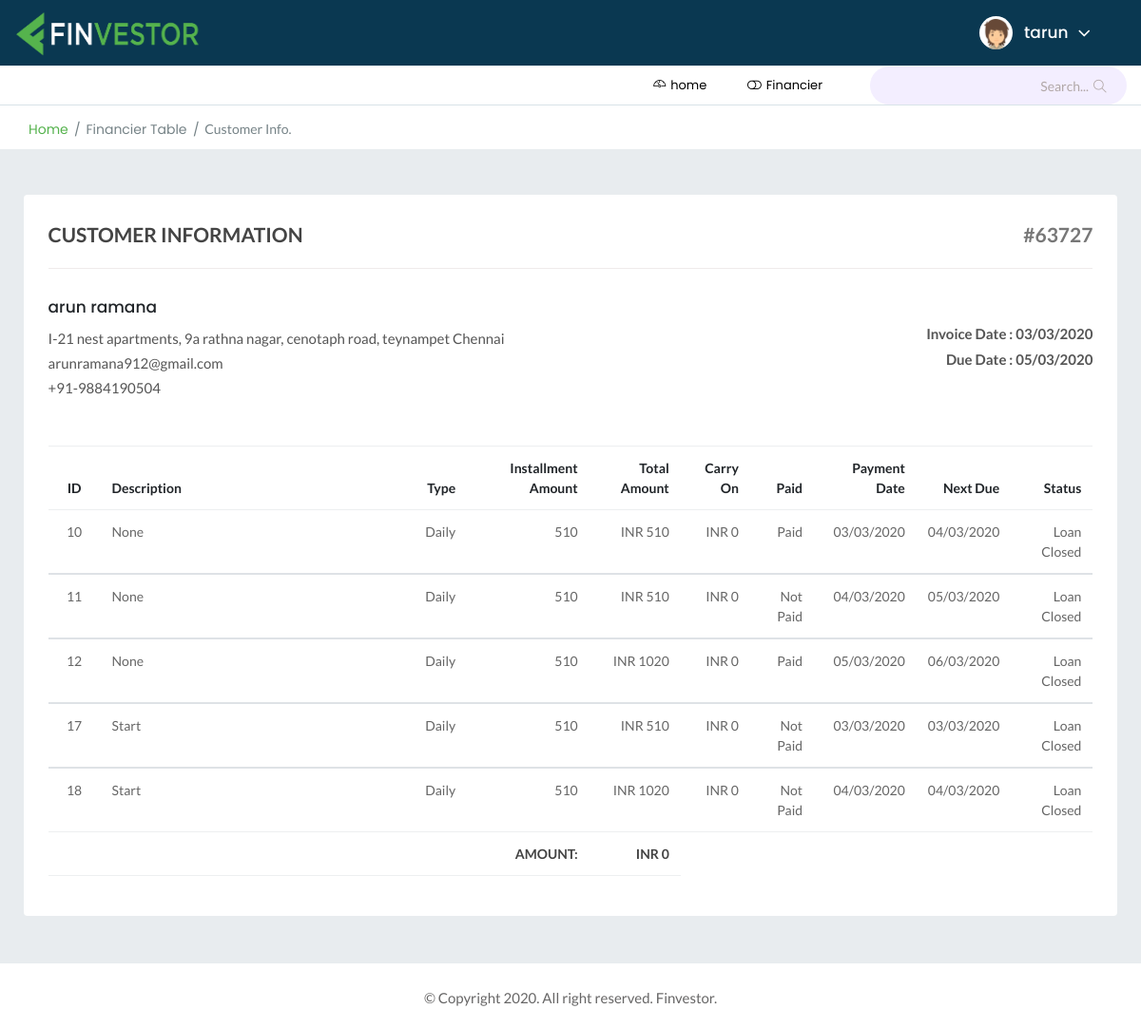
The page /customerinfo.php?cid=63727&lid=2 (signed in) on the database its author committed.
### tables this page shows
CREATE TABLE `customer` (
  `customer_number` int(11) NOT NULL,
  `customer_name` tinytext NOT NULL,
  `phone_number` bigint(12) NOT NULL,
  `email` tinytext NOT NULL,
  `address` text NOT NULL,
  `age` int(11) NOT NULL
);

CREATE TABLE `loan_contract` (
  `loan_id` int(11) NOT NULL,
  `f_id` int(11) NOT NULL,
  `c_id` int(11) NOT NULL,
  `loan_status_code` int(11) NOT NULL,
  `contract_start` date NOT NULL,
  `contract_end` date NOT NULL,
  `interest_rate` double NOT NULL,
  `loan_amount` double NOT NULL,
  `loan_payment_amount` double NOT NULL,
  `amt_per_payment` double NOT NULL,
  `interest_type` char(1) NOT NULL
);

CREATE TABLE `loan_payment` (
  `payment_id` int(11) NOT NULL,
  `loan_id` int(11) NOT NULL,
  `date_payment` date NOT NULL,
  `amount_payment` double NOT NULL,
  `paid` tinyint(1) NOT NULL,
  `carry_on` double NOT NULL,
  `description` text NOT NULL,
  `next_due` date NOT NULL
);

CREATE TABLE `loan_status` (
  `loan_status_code` int(11) NOT NULL,
  `loan_status_description` text NOT NULL
);

### customerinfo.php (the view, shortened to what this page needs)
<?php
  include 'modules.php';
  $db = mysqli_connect("localhost","root","","loan_management");
  $uname = $_SESSION['username'];
  $sql_fin = "SELECT * FROM user WHERE user_name='$uname'";
  $res_fin = mysqli_query($db, $sql_fin) or die( mysqli_error($db));
  $financer = mysqli_fetch_assoc($res_fin);
  $fid = $financer['user_id'];
  $cid = $_GET['cid'];
  $lid = $_GET['lid'];
  $sql_loanc = "SELECT * FROM loan_contract WHERE f_id='$fid' AND c_id='$cid' AND loan_id='$lid'";
  $res_loanc = mysqli_query($db, $sql_loanc) or die( mysqli_error($db));
  $loancontract = mysqli_fetch_assoc($res_loanc);
  $sql_cus = "SELECT * FROM customer WHERE customer_number='$cid'";
  $res_cus = mysqli_query($db, $sql_cus) or die( mysqli_error($db));
  $customer= mysqli_fetch_assoc($res_cus);
  $lid = $loancontract['loan_id'];
  $sql_lnpmt = "SELECT * FROM loan_payment WHERE loan_id='$lid'";
  $res_lnpmt = mysqli_query($db, $sql_lnpmt) or die( mysqli_error($db));
  $lnsts = $loancontract['loan_status_code'];
  $sql_lnsts = "SELECT * FROM loan_status WHERE loan_status_code='$lnsts'";
  $per = $loancontract['amt_per_payment'];
?>
<!doctype html>
<html class="no-js" lang="en">
<head>
    <link rel="stylesheet" href="assets/css/bootstrap.min.css">
    <link rel="stylesheet" href="assets/css/font-awesome.min.css">
    <link rel="stylesheet" href="assets/css/themify-icons.css">
    <link rel="stylesheet" href="assets/css/metisMenu.css">
    <link rel="stylesheet" href="assets/css/owl.carousel.min.css">
    <link rel="stylesheet" href="assets/css/slicknav.min.css">
    <link rel="stylesheet" href="https://www.amcharts.com/lib/3/plugins/export/export.css" type="text/css" media="all" />
    <link rel="stylesheet" href="assets/css/typography.css">
    <link rel="stylesheet" href="assets/css/default-css.css">
    <link rel="stylesheet" href="assets/css/styles.css">
    <link rel="stylesheet" href="assets/css/responsive.css">
</head>
<body class="body-bg">
    <div class="horizontal-main-wrapper">
        <div class="mainheader-area">
            <div class="container">
                <div class="row align-items-center bg-blue">
                    <div class="col-md-3">
                        <div class="logo">
                            <a href="index.php"><img src="assets/images/icon/logo2.png" width="200" height="53" class="align-top" alt="FinvestorLogo"></a>
                        </div>
                    </div>
                    <div class="col-md-9 clearfix text-right">
                        <div class="clearfix d-md-inline-block d-block">
                            <div class="user-profile m-0 color-green">
                                <img class="avatar user-thumb" src="assets/images/author/avatar.png" alt="avatar">
                                <h4 class="user-name dropdown-toggle" data-toggle="dropdown"><?php echo $_SESSION['username']; ?><i class="fa fa-angle-down"></i></h4>
                            </div>
                        </div>
                    </div>
                </div>
            </div>
        </div>
        <div class="header-area header-bottom">
            <div class="container">
                <div class="row align-items-center">
                    <div class="col-lg-9  d-none d-lg-block">
                        <div class="horizontal-menu">
                            <nav>
                                <ul id="nav_menu">
                                    <li>
                                        <a href="index.php"><i class="ti-dashboard"></i><span>home</span></a>
                                    </li>
                                    <li>
                                        <a href="finTable.php"><i class="fa fa-toggle-off"></i><span>Financier</span></a>
                                    </li>
                                </ul>
                            </nav>
                        </div>
                    </div>
                    <div class="col-lg-3 clearfix">
                        <div class="search-box">
                            <form action="#">
                                <input type="text" name="search" placeholder="Search..." required>
                                <i class="ti-search"></i>
                            </form>
                        </div>
                    </div>
                </div>
            </div>
        </div>
        <div class="page-title-area">
                <div class="row align-items-center">
                    <div class="col-sm-6">
                        <div class="breadcrumbs-area clearfix">
                            <ul class="breadcrumbs pull-left">
                                <li><a href="index.php">Home</a></li>
                                <li><a href="finTable.php"><span>Financier Table</span></a></li>
                                <li><span>Customer Info.</span></li>
                            </ul>
                        </div>
                    </div>
                </div>
            </div>
        <div class="main-content-inner">
                <div class="row">
                    <div class="col-lg-12 mt-5">
                        <div class="card pad-25">
                            <div class="card-body">
                                <div class="customer-area">
                                    <div class="customer-head">
                                        <div class="row">
                                            <div class="iv-left col-6">
                                                <span>CUSTOMER INFORMATION</span>
                                            </div>
                                            <div class="iv-right col-6 text-md-right">
                                                <span>#<?php echo $cid;?></span>
                                            </div>
                                        </div>
                                    </div>
                                    <div class="row align-items-center">
                                        <div class="col-md-6">
                                            <div class="customer-details">
                                                <h5 id="customer-name"><?php echo $customer['customer_name']; ?></h5>
                                                <p id="customer-address"><?php echo $customer['address'] ?> </br>
                                                <p id="customer-address"><?php echo $customer['email'] ?> </br>
                                                <p id="customer-phone">+91-<?php echo $customer['phone_number']?></p>
                                            </div>
                                        </div>
                                        <div class="col-md-6 text-md-right">
                                            <ul class="invoice-date">
                                                <li>Invoice Date : <?php echo showDt($loancontract['contract_start']);?></li>
                                                <li>Due Date : <?php echo showDt($loancontract['contract_end']);?></li>
                                            </ul>
                                        </div>
                                    </div>
                                    <div class="invoice-table table-responsive mt-5">
                                        <table class="table table-bordered table-hover text-right">
                                            <thead>
                                                <tr class="text-capitalize">
                                                    <th class="text-center" style="width: 5%;">ID</th>
                                                    <th class="text-left" style="width: 30%; min-width: 100px;">Description</th>
                                                    <th>Type</th>
                                                    <th>Installment Amount</th>
                                                    <th>Total Amount</th>
                                                    <th>Carry On</th>
                                                    <th>Paid</th>
                                                    <th>Payment Date</th>
                                                    <th>Next Due</th>
                                                    <th>Status</th>
                                                </tr>
                                            </thead>
                                            <?php
                                              $sum=0;
                                              $carryon = 0;
                                              $carrysum = 0;
                                              $res_lnsts = mysqli_query($db, $sql_lnsts) or die( mysqli_error($db));
                                              $loan_status  = mysqli_fetch_assoc($res_lnsts);
                                              $sts = $loan_status['loan_status_description'];
                                              $skip = true;
                                              while($loan_payment = mysqli_fetch_assoc($res_lnpmt)){
                                                if($skip){
                                                  $skip=false;
                                                  continue;
                                                }
                                                $amt = $loan_payment['amount_payment'];
                                                $paid = "Not Paid";
                                                if($loan_payment['paid']=='1') $paid = "Paid";
                                             ?>
                                            <tbody>
                                                <tr>
                                                    <td class="text-center"><?php echo $loan_payment['payment_id'];?></td>
                                                    <td class="text-left" style="width:30%;"><?php echo $loan_payment['description'];?></td>
                                                    <td><?php
                                                      if($loancontract['interest_type'] == "d"){
                                                        echo "Daily";
                                                      }
                                                      elseif($loancontract['interest_type'] == "m"){
                                                        echo "Monthly";
                                                      }
                                                      elseif($loancontract['interest_type'] == "y"){
                                                        echo "Annually";
                                                      }
                                                      elseif($loancontract['interest_type'] == "w"){
                                                        echo "Weekly";
                                                      }
                                                      else{
                                                        echo "-";
                                                      }
                                                     ?></td>
                                                    <td><?php echo $per; ?></td>
                                                    <td>INR <?php echo $per+$carryon; $sum+=$amt; $carrysum+=$carryon;$carryon = $loan_payment['carry_on'];?></td>
                                                    <td>INR <?php echo  $carryon;?></td>
                                                    <td><?php echo $paid;
                                                      if($paid=="Paid"){
                                                        $carryon=0;
                                                      }
                                                      elseif($paid=="Not Paid"){
                                                        $carryon += $per;
                                                      }
                                                    ?></td>
                                                    <td><?php echo showDt($loan_payment['date_payment']); ?></td>
                                                    <td><?php echo showDt($loan_payment['next_due']); $next_due=$loan_payment['next_due'];?></td>
                                                    <td><?php echo $sts; ?></td>
                                                </tr>
                                                <?php
                                                  }
                                                 ?>
                                                <?php
                                                $new_amt = $loancontract['loan_amount']-$sum+$carrysum;
                                                if($new_amt <= 0.0) {
                                                    $new_amt=0;
                                                }
                                                $pend = "total pending:";
                                                if($lnsts != 1) $pend = "amount:";
                                               ?>
                                            </tbody>
                                            <tfoot>
                                                <tr>
                                                    <td colspan="4"><?php echo $pend; ?></td>
                                                    <td>INR <?php echo $new_amt;?></td>
                                                </tr>
                                            </tfoot>
                                        </table>
                                    </div>
                                </div>
                            </div>
                        </div>
                    </div>
                </div>
            </div>
        <footer>
            <div class="footer-area">
                <p>© Copyright 2020. All right reserved. Finvestor.</p>
            </div>
        </footer>
    </div>
</body>
</html>

### modules.php (shortened to what this page needs)
<?php
function showDT($input){
  $date = strtotime($input);
  echo date('d/m/Y', $date);
}
?>

### assets/css/default-css.css (style rules this page uses)
* { margin: 0; padding: 0; box-sizing: border-box; }
*, *:before, *:after { -moz-box-sizing: border-box; -webkit-box-sizing: border-box; box-sizing: border-box; }
html { -webkit-font-smoothing: antialiased; overflow-y: scroll; }
body { background: #fff; font-weight: normal; -webkit-font-smoothing: antialiased; -webkit-text-size-adjust: 100%; }
:root { --primary-color: #4336FB; }

### assets/css/responsive.css (style rules this page uses)
@media (min-width: 1200px) and (max-width: 1364px) { .main-content-inner { padding: 0 15px 50px; } }

### rows shown on the page
customer: customer_name "arun ramana", address "I-21 nest apartments, 9a rathna nagar, cenotaph road, teynampet Chennai", email "arunramana912@gmail.com", phone_number "9884190504"
loan_contract: contract_start "03/03/2020 05/03/2020", loan_status_code "AMOUNT:", loan_amount "0"
loan_payment: payment_id "10", description "None", loan.amt_per_payment "510", $per+$carryon "510", carry_on "0", paid "Paid", date_payment "03/03/2020 04/03/2020"
loan_status: loan_status_description "Loan Closed"
loan_payment: payment_id "11", description "None", loan.amt_per_payment "510", $per+$carryon "510", carry_on "0", paid "Not Paid", date_payment "04/03/2020 05/03/2020"
loan_payment: payment_id "12", description "None", loan.amt_per_payment "510", $per+$carryon "1020", carry_on "0", paid "Paid", date_payment "05/03/2020 06/03/2020"
loan_payment: payment_id "17", description "Start", loan.amt_per_payment "510", $per+$carryon "510", carry_on "0", paid "Not Paid", date_payment "03/03/2020 03/03/2020"
loan_payment: payment_id "18", description "Start", loan.amt_per_payment "510", $per+$carryon "1020", carry_on "0", paid "Not Paid", date_payment "04/03/2020 04/03/2020"

### other values the page prints
$_SESSION['username'] "tarun"
$cid "63727"
